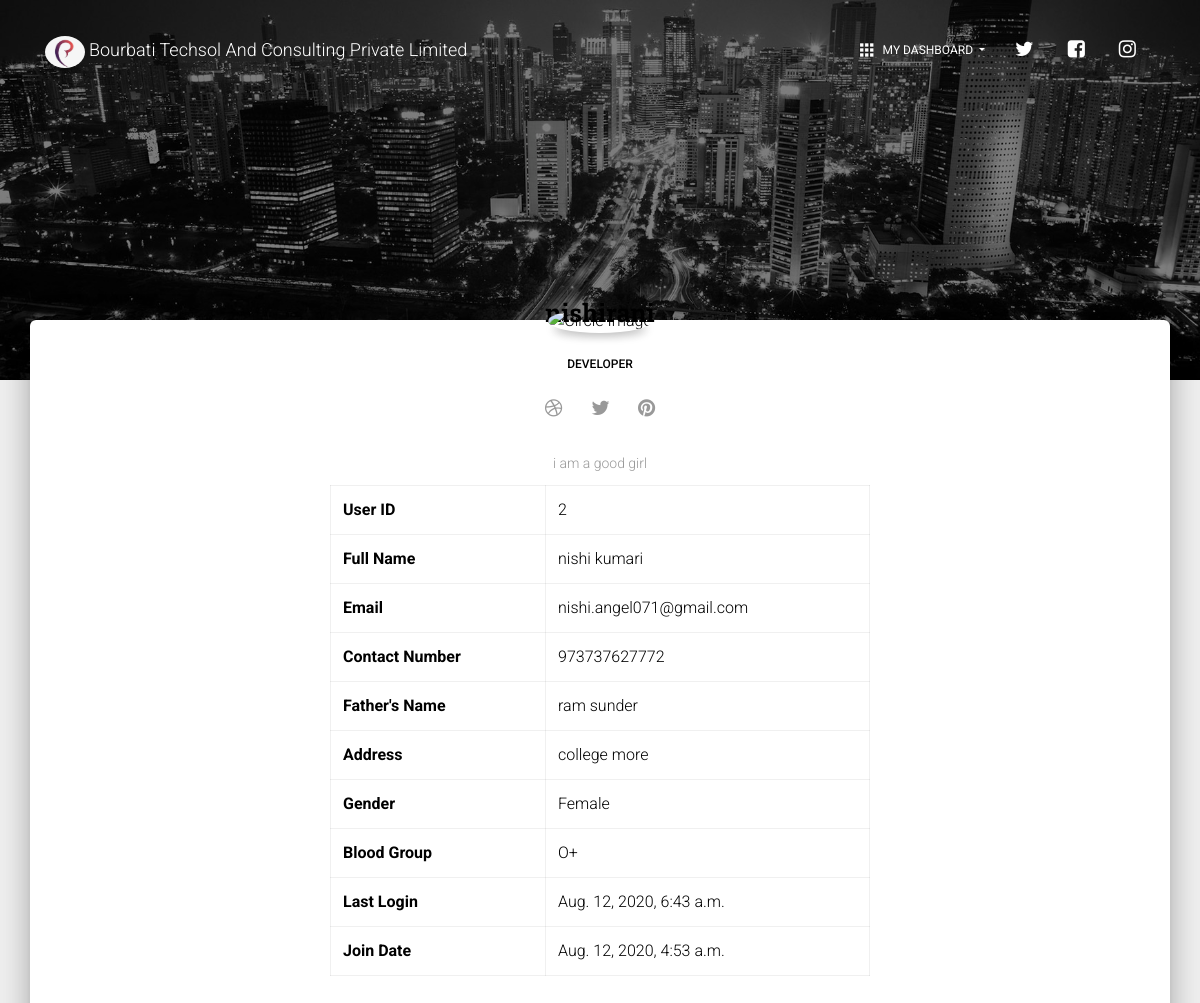
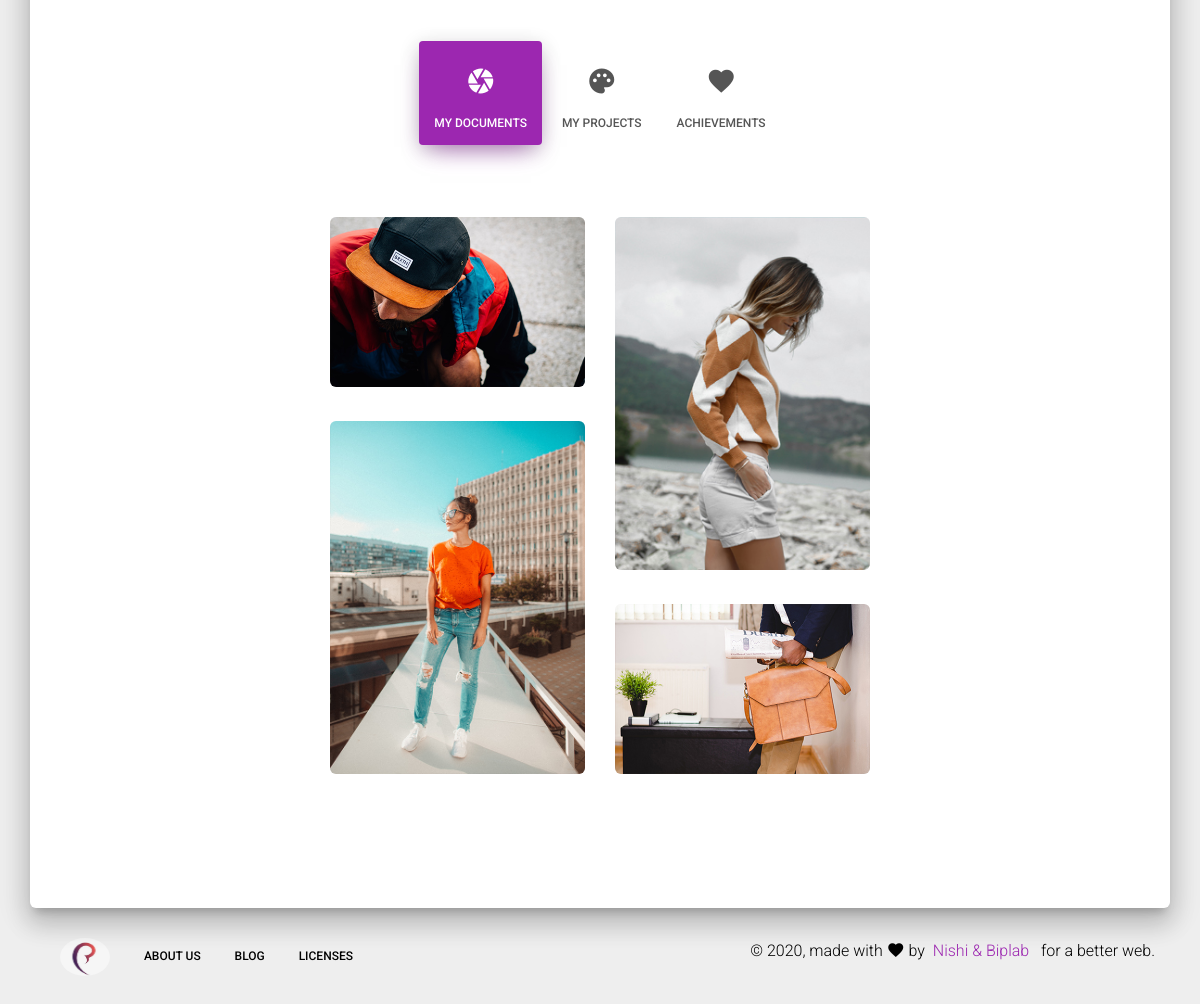
Screenshot of /profile/ (signed in) with the database file from the repository (2 pictures, top to bottom).
### Portal/models.py (models this page shows, shortened)
class Register(models.Model):
    user = models.OneToOneField(User,on_delete=models.CASCADE, null=True)
    fathers_name=models.CharField(null=True, blank=True, max_length=80)
    contact_number=models.IntegerField(null=True)
    address=models.CharField(null=True, blank=True, max_length=100)
    gender = models.CharField(max_length=3, null=True)
    designation = models.CharField(max_length=5, null=True)
    blood_group=models.CharField(null=True, max_length=10)
    about = models.TextField(blank=True,null=True)
    profile_pic = models.FileField(upload_to = "profiles/",null=True, blank=True)
    class Meta:
        verbose_name_plural = "Register"

### Portal/views.py (the view, shortened to what this page needs)
# urls.py: url(r"^profile/$", profile, name = "profile"),
def profile(request):
    context = {}
    data = get_object_or_404(Register, user__id=request.user.id)
    context["data"]=data
    return render(request,'profile-page.html',context)

### Portal/templates/profile-page.html (shortened to what this page needs)
{% load static %}
<!DOCTYPE html>
<html lang="en">
<head>
  <link rel="stylesheet" href="https://maxcdn.bootstrapcdn.com/font-awesome/latest/css/font-awesome.min.css">
  <link href="../static/css/material-kit.css?v=2.0.7" rel="stylesheet" />
  <link href="../static/demo/demo.css" rel="stylesheet" />
</head>
<body class="profile-page sidebar-collapse">
  <nav class="navbar navbar-transparent navbar-color-on-scroll fixed-top navbar-expand-lg" color-on-scroll="100" id="sectionsNav">
    <div class="container">
      <div class="navbar-translate">
        <a href=''>
          <img src="/static/img/logo.jpeg" alt="Rounded Image" class="rounded-circle img-fluid" style="width:40px;height:32px;">
          </a>
        <a class="navbar-brand" href="">
          Bourbati Techsol And Consulting Private Limited </a>
      </div>
      <div class="collapse navbar-collapse">
        <ul class="navbar-nav ml-auto">
          <li class="dropdown nav-item">
            <a href="#" class="dropdown-toggle nav-link" data-toggle="dropdown">
              <i class="material-icons">apps</i> My Dashboard
            </a>
          </li>
          <li class="nav-item">
            <a class="nav-link" rel="tooltip" title="" data-placement="bottom" href="" target="_blank" data-original-title="Follow us on Twitter" rel="nofollow">
              <i class="fa fa-twitter"></i>
            </a>
          </li>
          <li class="nav-item">
            <a class="nav-link" rel="tooltip" title="" data-placement="bottom" href="" target="_blank" data-original-title="Like us on Facebook" rel="nofollow">
              <i class="fa fa-facebook-square"></i>
            </a>
          </li>
          <li class="nav-item">
            <a class="nav-link" rel="tooltip" title="" data-placement="bottom" href="" target="_blank" data-original-title="Follow us on Instagram" rel="nofollow">
              <i class="fa fa-instagram"></i>
            </a>
          </li>
        </ul>
      </div>
    </div>
  </nav>
  <div class="page-header header-filter" data-parallax="true" style="background-image: url('../static/img/city-profile.jpg');"></div>
  <div class="main main-raised">
    <div class="profile-content">
      <div class="container">
        <div class="row">
          <div class="col-md-6 ml-auto mr-auto">
            <div class="profile">
              <div class="avatar">
                {% if data.profile_pic %}
                <img src="/media/{{data.profile_pic}}" alt="Circle Image" class="img-raised rounded-circle img-fluid">
                {% else %}
                <img src="{% static 'img/user.png' %}" alt="Circle Image" class="img-raised rounded-circle img-fluid">
                {% endif %}
              </div>
              <div class="name">
                <h3 class="title">{{user.username}}</h3>
                <h6>{{data.designation}}</h6>
                <a href="#pablo" class="btn btn-just-icon btn-link btn-dribbble"><i class="fa fa-dribbble"></i></a>
                <a href="#pablo" class="btn btn-just-icon btn-link btn-twitter"><i class="fa fa-twitter"></i></a>
                <a href="#pablo" class="btn btn-just-icon btn-link btn-pinterest"><i class="fa fa-pinterest"></i></a>
              </div>
            </div>
          </div>
        </div>
        <div class="description text-center">
          <p>{{data.about}} </p>
        </div>
        <div class="row">
          <div class="col-md-6 ml-auto mr-auto">
            <table class="table table-bordered">
              <tbody>
                  <tr>
                      <th>User ID</th>
                      <td>{{user.id}}</td>
                  </tr>
                  <tr>
                      <th>Full Name</th>
                      <td>{{user.first_name}} {{user.last_name}}</td>
                  </tr>
                  <tr>
                      <th>Email</th>
                      <td>{{user.email}}</td>
                  </tr>
                  <tr>
                      <th>Contact Number</th>
                      <td>{{data.contact_number}}</td>
                  </tr>
                  <tr>
                      <th>Father's Name</th>
                      <td>{{data.fathers_name}}</td>
                  </tr>
                  <tr>
                      <th>Address</th>
                      <td>{{data.address}}</td>
                  </tr>
                  <tr>
                      <th>Gender</th>
                      <td>{{data.gender}}</td>
                  </tr>
                  <tr>
                    <th>Blood Group</th>
                    <td>{{data.blood_group}}</td>
                  </tr>
                  <tr>
                      <th>Last Login</th>
                      <td>{{user.last_login}}</td>
                  </tr>
                  <tr>
                      <th>Join Date</th>
                      <td>{{user.date_joined}}</td>
                  </tr>
              </tbody>
          </table>
            <div class="profile-tabs">
              <ul class="nav nav-pills nav-pills-icons justify-content-center" role="tablist">
                <li class="nav-item">
                  <a class="nav-link active" href="#studio" role="tab" data-toggle="tab">
                    <i class="material-icons">camera</i> My documents
                  </a>
                </li>
                <li class="nav-item">
                  <a class="nav-link" href="#works" role="tab" data-toggle="tab">
                    <i class="material-icons">palette</i> My Projects
                  </a>
                </li>
                <li class="nav-item">
                  <a class="nav-link" href="#favorite" role="tab" data-toggle="tab">
                    <i class="material-icons">favorite</i> Achievements
                  </a>
                </li>
              </ul>
            </div>
          </div>
        </div>
        <div class="tab-content tab-space">
          <div class="tab-pane active text-center gallery" id="studio">
            <div class="row">
              <div class="col-md-3 ml-auto">
                <img src="../static/img/examples/studio-1.jpg" class="rounded">
                <img src="../static/img/examples/studio-2.jpg" class="rounded">
              </div>
              <div class="col-md-3 mr-auto">
                <img src="../static/img/examples/studio-5.jpg" class="rounded">
                <img src="../static/img/examples/studio-4.jpg" class="rounded">
              </div>
            </div>
          </div>
        </div>
      </div>
    </div>
  </div>
  <footer class="footer footer-default">
    <div class="container">
      <nav class="float-left">
        <ul>
          <li>
            <a href=''>
              <img src="/static/img/logo.jpeg" alt="Rounded Image" class="rounded-circle img-fluid" style="width:50px;height:38px;">
              </a>
          </li>
          <li>
            <a href="">
              About Us
            </a>
          </li>
          <li>
            <a href="">
              Blog
            </a>
          </li>
          <li>
            <a href="">
              Licenses
            </a>
          </li>
        </ul>
      </nav>
      <div class="copyright float-right">
        &copy;
        , made with <i class="material-icons">favorite</i> by
        <a href="" target="_blank">&nbsp;Nishi & Biplab &nbsp;</a> for a better web.
      </div>
    </div>
  </footer>
</body>
</html>

### Portal/static/demo/demo.css (style rules this page uses)
.title { margin-top: 30px; min-height: 32px; }

### rows the page displays
Register: designation "DEVELOPER", about "i am a good girl", contact_number "973737627772", fathers_name "ram sunder", address "college more", gender "Female", blood_group "O+"

### other values shown
{{ user.id }} "2"
{{ user.first_name }} "nishi"
{{ user.last_name }} "kumari"
{{ user.email }} "nishi.angel071@gmail.com"
{{ user.last_login }} "Aug. 12, 2020, 6:43 a.m."
{{ user.date_joined }} "Aug. 12, 2020, 4:53 a.m."
